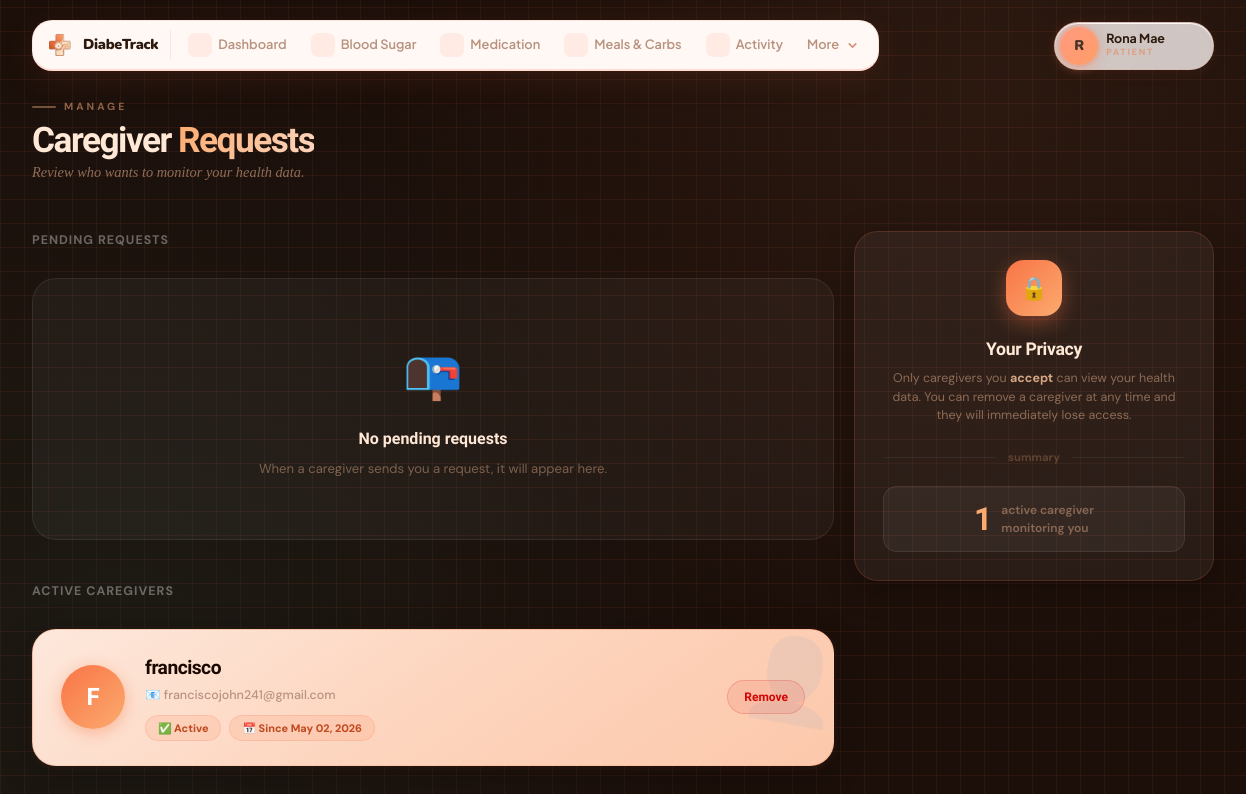
Page /public/patient/caregiverRequests (signed in) on the committed database.
### tables this page shows
CREATE TABLE `caregiver_links` (
  `id` int(11) NOT NULL,
  `caregiver_id` int(11) NOT NULL,
  `patient_id` int(11) NOT NULL,
  `relationship_to_patient` varchar(100) DEFAULT NULL,
  `status` enum('pending','accepted','declined') NOT NULL DEFAULT 'pending',
  `requested_at` timestamp NOT NULL DEFAULT current_timestamp(),
  `linked_at` timestamp NOT NULL DEFAULT current_timestamp()
);

CREATE TABLE `users` (
  `id` int(11) NOT NULL,
  `name` varchar(100) NOT NULL,
  `email` varchar(100) NOT NULL,
  `password` varchar(255) NOT NULL,
  `two_fa_secret` varchar(64) DEFAULT NULL,
  `two_fa_enabled` tinyint(1) NOT NULL DEFAULT 0,
  `role` enum('patient','caregiver','admin') NOT NULL DEFAULT 'patient',
  `created_at` timestamp NOT NULL DEFAULT current_timestamp(),
  `onboarding_complete` tinyint(1) NOT NULL DEFAULT 0
);

### app/controllers/PatientController.php (called while the page is built, shortened)
<?php
class PatientController extends Controller {
    public function caregiverRequests() {
        $db  = (new Database())->connect();
        $pid = $_SESSION['user_id'];
        $stmt = $db->prepare("SELECT u.id, u.name, u.email, cl.requested_at FROM users u JOIN caregiver_links cl ON cl.caregiver_id = u.id WHERE cl.patient_id = :pid AND cl.status = 'pending' ORDER BY cl.requested_at DESC");
        $stmt->execute(['pid' => $pid]);
        $pendingRequests = $stmt->fetchAll();
        $stmt = $db->prepare("SELECT u.id, u.name, u.email, cl.linked_at FROM users u JOIN caregiver_links cl ON cl.caregiver_id = u.id WHERE cl.patient_id = :pid AND cl.status = 'accepted' ORDER BY cl.linked_at DESC");
        $stmt->execute(['pid' => $pid]);
        $activeCaregivers = $stmt->fetchAll();
        $this->view('patient/caregiver_request_view', [
            'name'             => $_SESSION['user_name'],
            'pendingRequests'  => $pendingRequests,
            'activeCaregivers' => $activeCaregivers,
        ]);
    }
}

### app/views/patient/caregiver_request_view.php (the view, shortened to what this page needs)
<link href="/diabetrack/public/assets/css/caregiver_patients.css?v=<?= time() ?>" rel="stylesheet">
<div class="cgp-header">
    <div>
        <div class="cgp-eyebrow">Manage</div>
        <h1 class="cgp-title">Caregiver <span>Requests</span></h1>
        <p class="cgp-sub">Review who wants to monitor your health data.</p>
    </div>
</div>
<div class="cgp-layout">
    <div class="cgp-directory">
        <div style="font-size:0.78rem;font-weight:700;letter-spacing:0.08em;color:rgba(255,255,255,0.35);margin-bottom:14px;">
            PENDING REQUESTS
        </div>
        <?php if (empty($pendingRequests)): ?>
        <div class="cgp-empty">
            <div class="cgp-empty-icon">📭</div>
            <div class="cgp-empty-title">No pending requests</div>
            <div class="cgp-empty-sub">When a caregiver sends you a request, it will appear here.</div>
        </div>
        <?php endif; ?>
        <div style="font-size:0.78rem;font-weight:700;letter-spacing:0.08em;color:rgba(255,255,255,0.35);margin:28px 0 14px;">
            ACTIVE CAREGIVERS
        </div>
        <?php if (empty($activeCaregivers)): ?>
        <div class="cgp-empty">
            <div class="cgp-empty-icon">🩺</div>
            <div class="cgp-empty-title">No active caregivers</div>
            <div class="cgp-empty-sub">Accepted caregivers will appear here.</div>
        </div>
        <?php else: ?>
        <?php foreach ($activeCaregivers as $cg): ?>
        <div class="cgp-patient-card">
            <div class="cgp-avatar"><?= strtoupper(substr($cg['name'], 0, 1)) ?></div>
            <div class="cgp-patient-info">
                <div class="cgp-patient-name"><?= htmlspecialchars($cg['name']) ?></div>
                <div class="cgp-patient-email">📧 <?= htmlspecialchars($cg['email']) ?></div>
                <div class="cgp-patient-meta">
                    <span class="cgp-meta-pill">✅ Active</span>
                    <span class="cgp-meta-pill">📅 Since <?= date('M d, Y', strtotime($cg['linked_at'])) ?></span>
                </div>
            </div>
            <div class="cgp-patient-actions">
                <a href="/diabetrack/public/patient/caregiverRequests?remove=<?= $cg['id'] ?>"
                class="cgp-btn-unlink"
                onclick="return confirm('Remove <?= htmlspecialchars($cg['name']) ?> from your caregivers? They will lose access to your data.')">
                    Remove
                </a>
            </div>
        </div>
        <?php endforeach; ?>
        <?php endif; ?>
    </div>
    <div class="cgp-form-panel">
        <div class="cgp-form-icon">🔒</div>
        <div class="cgp-form-title">Your Privacy</div>
        <div class="cgp-form-sub">
            Only caregivers you <strong style="color:rgba(255,200,160,0.8);">accept</strong> can view your health data.
            You can remove a caregiver at any time and they will immediately lose access.
        </div>
        <div style="margin-top:24px;">
            <div class="cgp-divider">summary</div>
            <div class="cgp-count-pill">
                <div class="cgp-count-num"><?= count($activeCaregivers) ?></div>
                <div class="cgp-count-text">active caregiver<?= count($activeCaregivers) !== 1 ? 's' : '' ?><br>monitoring you</div>
            </div>
        </div>
    </div>
</div>
<?php
require_once __DIR__ . '/../shared/patient_layout.php';
?>

### public/assets/css/patient_layout.css (style rules this page uses)
:root { --grad-a: #ff7f5c; --grad-b: #ff9f68; --teal: #2ec4b6; --coral: #ff7f5c; --coral-light: rgba(255,127,92,0.12); --coral-glow: rgba(255,127,92,0.28); --sb-bg: #fff8f5; --sb-border: rgba(220,130,100,0.15); --nav-text: #b8927e; --nav-text-on: #3d1a0a; --nav-label: #d4a892; --page-bg: #fef6f0; --card-bg: #ffffff; --text-primary: #2d1a0e; --text-muted: #9e7b6a; --border: #f0e0d6; --radius-card: 18px; --radius-nav: 13px; --shadow-card: 0 4px 24px rgba(200,90,60,0.08); --shadow-hover: 0 10px 36px rgba(200,90,60,0.14); }
*, *::before, *::after { box-sizing: border-box; }
body { font-family: 'Plus Jakarta Sans', sans-serif; background: var(--page-bg); margin: 0; color: var(--text-primary); -webkit-font-smoothing: antialiased; }
body::before { content: ''; position: fixed; inset: 0; pointer-events: none; z-index: -1; background-image: radial-gradient(circle at 80% 10%, rgba(255,159,104,0.07) 0%, transparent 50%), radial-gradient(circle at 10% 80%, rgba(46,196,182,0.06) 0%, transparent 50%); }

### rows in the picture
caregiver_links: caregiver.name "F", caregiver.name "francisco", caregiver.email "franciscojohn241@gmail.com", linked_at "May 02, 2026"

### other values in the picture
substr($_SESSION['user_name'], 0, 1) "R"
$_SESSION['user_name'] "Rona Mae"
count($activeCaregivers) "1"
